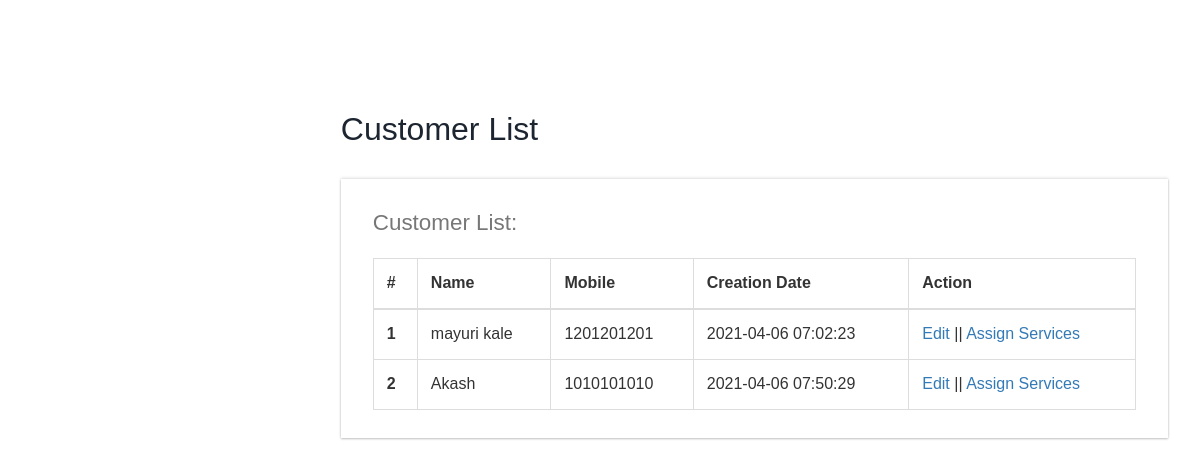
The app's page /Client-list.php (signed in) with its own data.
### tables this page shows
CREATE TABLE `tblcustomers` (
  `ID` int(10) NOT NULL,
  `Name` varchar(120) DEFAULT NULL,
  `Email` varchar(200) DEFAULT NULL,
  `MobileNumber` bigint(11) DEFAULT NULL,
  `Gender` enum('Female','Male','Transgender') DEFAULT NULL,
  `Details` mediumtext DEFAULT NULL,
  `CreationDate` timestamp NULL DEFAULT current_timestamp(),
  `UpdationDate` timestamp NULL DEFAULT NULL ON UPDATE current_timestamp()
);

### Client-list.php (the view, shortened to what this page needs)
<?php
if (strlen($_SESSION['ODABSaid']==0)) {
  header('location:logout.php');
  } else{
  ?>
<!DOCTYPE HTML>
<html>
<head>
<link href="css/bootstrap.css" rel='stylesheet' type='text/css' />
<link href="css/style.css" rel='stylesheet' type='text/css' />
<link href="css/font-awesome.css" rel="stylesheet">
<link href="css/animate.css" rel="stylesheet" type="text/css" media="all">
<link href="css/custom.css" rel="stylesheet">
</head>
<body class="cbp-spmenu-push">
	<div class="main-content">
		<div id="page-wrapper">
			<div class="main-page">
				<div class="tables">
					<h3 class="title1">Customer List</h3>
					<div class="table-responsive bs-example widget-shadow">
						<h4>Customer List:</h4>
						<table class="table table-bordered"> <thead> <tr> <th>#</th> <th>Name</th> <th>Mobile</th> <th>Creation Date</th><th>Action</th> </tr> </thead> <tbody>
<?php
$ret=mysqli_query($con,"select *from  tblCustomers");
$cnt=1;
while ($row=mysqli_fetch_array($ret)) {
?>
						 <tr> <th scope="row"><?php echo $cnt;?></th> <td><?php  echo $row['Name'];?></td> <td><?php  echo $row['MobileNumber'];?></td><td><?php  echo $row['CreationDate'];?></td> <td><a href="edit-Customer-detailed.php?editid=<?php echo $row['ID'];?>">Edit</a>  ||  <a href="add-Customer-services.php?addid=<?php echo $row['ID'];?>">Assign Services</a></td> </tr>   <?php
$cnt=$cnt+1;
}?></tbody> </table>
					</div>
				</div>
			</div>
		</div>
	</div>
</body>
</html>
<?php }  ?>

### style.css (style rules this page uses)
h4, h5, h6, h1, h2, h3 { margin: 0; }
html, body { font-family: "Quicksand",sans-serif; font-size: 100%; overflow-x: hidden; background: #fff; }
body a { transition: 0.5s all ease; -webkit-transition: 0.5s all ease; -moz-transition: 0.5s all ease; -o-transition: 0.5s all ease; -ms-transition: 0.5s all ease; text-decoration:none; }
h1,h2,h3,h4,h5,h6 { margin:0; }
.main-content { position: relative; }
.cbp-spmenu-push { overflow-x: hidden; position: relative; }
.cbp-spmenu, .cbp-spmenu-push { -webkit-transition: all 0.3s ease; -moz-transition: all 0.3s ease; transition: all 0.3s ease; }
.cbp-spmenu-push div#page-wrapper { margin: 0 0 0 19.3em; transition:.5s all; -webkit-transition:.5s all; -moz-transition:.5s all; }
.widget-shadow { background-color: #fff; box-shadow: 0 -1px 3px rgba(0,0,0,.12),0 1px 2px rgba(0,0,0,.24); -webkit-box-shadow: 0 -1px 3px rgba(0,0,0,.12),0 1px 2px rgba(0,0,0,.24); -moz-box-shadow: 0 -1px 3px rgba(0,0,0,.12),0 1px 2px rgba(0,0,0,.24); }
h3.title1 { font-size: 2em; color: #1d2531; margin-bottom: 0.8em; }
.table > thead > tr > th, .table > tbody > tr > th, .table > tfoot > tr > th, .table > thead > tr > td, .table > tbody > tr > td, .table > tfoot > tr > td { border-top: none; }
.tables h4 { font-size: 1.4em; margin-bottom: 1em; color: #777777; }
.tables .panel-body ,.tables .bs-example { padding: 2em 2em 0.5em; }
.tables .table > thead > tr > th, .tables .table > tbody > tr > th, .tables .table > tfoot > tr > th, .tables .table > thead > tr > td, .tables .table > tbody > tr > td, .tables .table > tfoot > tr > td { padding: 13px; border-top: 1px solid #E0E0E0; }
.bs-example { margin-top: 2em; }

### custom.css (style rules this page uses)
#page-wrapper { padding:7em 2em 2.5em; }

### records on screen
tblcustomers: Name "mayuri kale", MobileNumber "1201201201", CreationDate "2021-04-06 07:02:23"
tblcustomers: Name "Akash", MobileNumber "1010101010", CreationDate "2021-04-06 07:50:29"
